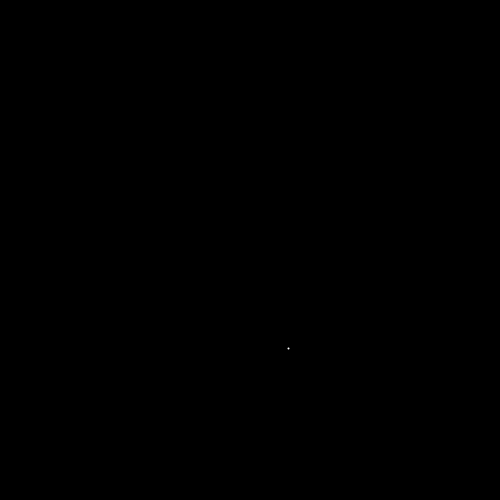
Frame 1 (no input)
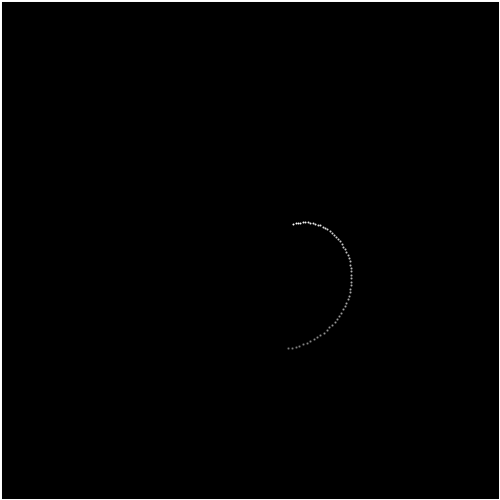
Frame 60 (the mouse pressed at the canvas centre just before this capture)
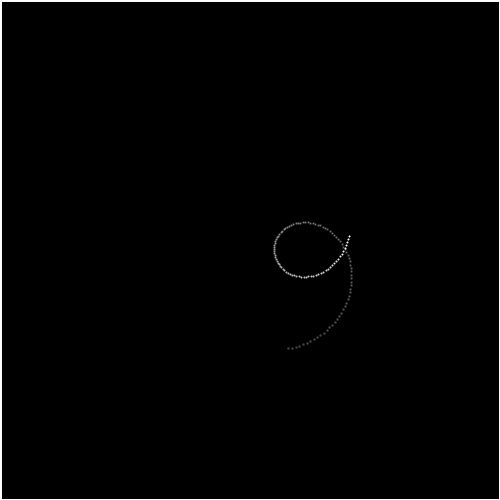
Frame 120 (the mouse held since frame 60 and released just before this capture)

The Processing sketch that drew these frames (run headless with seeded random() and noise(); from frame 60 on, the mouse is pressed at the canvas centre):

// Processing sketch: Parametric_Equation
// ── Parametric_Equation.pde
// Try to do Parametric Equations.
float x;
float y;
float t=1;

void setup() {
  size(500,500);
  background(0);
}

void draw(){
  fill(0,3);
  rect(0,0,500,500);
  //rotate(PI/100+t);
  //pushMatrix();
  translate(width/2,height/2);
  //stroke(random(0,255),random(0,255),random(0,255));
  stroke(255,255,255);
  strokeWeight(2);
  point(OneX(t),OneY(t));
  //point(OneY(t),OneX(t));
  /*
  ellipse(OneX(t),OneY(t),50,50);
  popMatrix();
  pushMatrix();
  translate(100,100);
  stroke(0,255,0);
  point(OneY(t),OneX(t));
  popMatrix();
  */
  //fill(random(200,255),random(200,255),random(200,255));
  //line(OneX(t),OneY(t),OneY(t),OneX(t));
  t=t+0.3;

}

float OneX(float x){
 return sin(x/5)*50 +sin(x/15)*50+cos(x/115)*25; 
}

float OneY(float y){
 return cos(y/5)*50+cos(y/15)*50+sin(x/115)*25;
}
